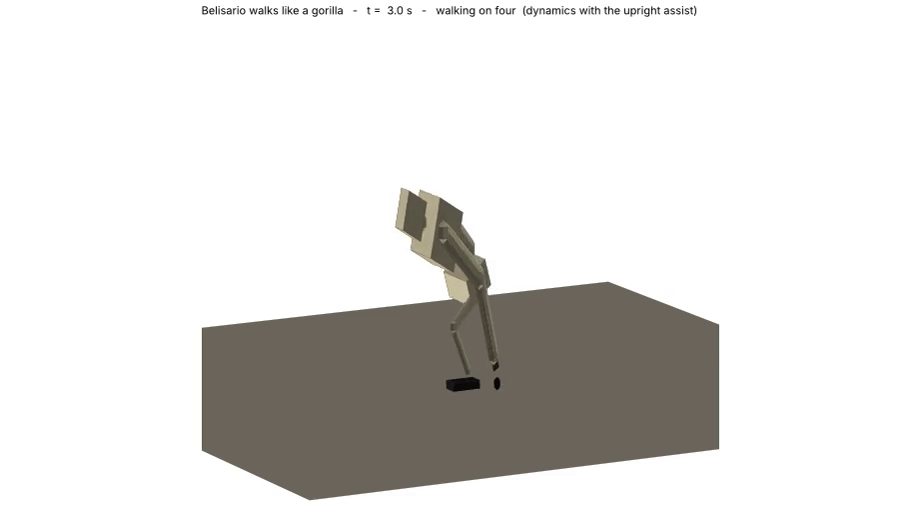

This figure's Python source:
#!/usr/bin/env python3
"""Belisario walks like a gorilla: on all fours on its knuckles (``gorilla_motions.knuckle_walk``, the lateral
sequence LH LF RH RF), rears up on two to stand a moment, drops back on four and walks on - the bare frame in its
polycarbonate casing, no armour, no weapons (``space_unit_robots.bare``), in MuJoCo; the casing drawn translucent
so the frame shows.

    python space_gorilla_walk.py                      # dynamics, the whole sequence (22 s), the movie
    python space_gorilla_walk.py --mode kinematic     # the keyframes played
    python space_gorilla_walk.py --seconds 8 --no-movie --no-assist

The timeline: walk ``--walk`` s, rise (3 s), stand (``--stand`` s), drop (3 s), walk again. As the squad sims
(``space_squad_march.py``): a PD loop on every servo tracks the keyframes within the modules' stall torque, and an
upright assist on the pelvis (a virtual gyro, a lane spring, a hold on the gait's pace) stands in for the balance
controller the design has not got. Writes ``sims/output/space_gorilla_walk.mp4`` and ``.json``.
"""
from __future__ import annotations

import argparse
import json
import math
import os
import subprocess
import sys
import tempfile
from pathlib import Path

ROOT = Path(__file__).resolve().parents[3]
sys.path.insert(0, str(ROOT / "labs" / "legged" / "designs"))
sys.path.insert(0, str(Path(__file__).resolve().parent))

import mujoco  # noqa: E402
import numpy as np  # noqa: E402

import gorilla_motions as gm  # noqa: E402
import humanoid_motions as hum  # noqa: E402
import motion_kit as mk  # noqa: E402
import space_squad_march as march_sim  # noqa: E402
import space_unit_robots as sr  # noqa: E402

OUT = march_sim.OUT
T_RISE, T_DROP = 3.0, 3.0


class Gorilla:
    """The bare frame with its timeline: walk on four, rise, stand on two, drop, walk on."""

    def __init__(self, mode, walk_s=8.0, stand_s=3.0):
        self.mode = mode
        self.robot = sr.bare()
        self.kin = mk.Kin(self.robot)
        kin = self.kin
        self.q_quad = gm.quad_pose(kin)
        self.walk = gm.knuckle_walk(kin, self.q_quad)
        self.q_stand = kin.q0.copy()
        self.h_quad = gm.PELVIS_H
        self.h_stand = hum.base_height(kin)
        self.R_quad, self.q4_quad = gm.base_rot(), gm.base_quat()         # the pelvis pitched nose-down on all fours
        self.v = float(self.walk.base["velocity_m_s"][0])
        self.t_rise = walk_s
        self.t_stand = self.t_rise + T_RISE
        self.t_drop = self.t_stand + stand_s
        self.t_walk2 = self.t_drop + T_DROP
        self.model, self.data = kin.model, mujoco.MjData(kin.model)
        m = self.model
        self.qadr = kin.qadr
        self.act_joint = [int(m.actuator_trnid[i][0]) for i in range(m.nu)]
        self.act_col = [kin.hinges.index(j) for j in self.act_joint]
        servos = {j.name: j.servo for j in self.robot.joints() if j.servo is not None}
        names = [m.joint(j).name for j in self.act_joint]
        self.kp = np.array([servos[n].kp for n in names])
        self.lim = np.array([servos[n].stall_torque for n in names])
        self.sat, self.tilt_max, self.fell = 0.0, 0.0, None
        self.x_kin = 0.0
        self.reset()

    def _gait_q(self, t):
        g = self.walk
        Q, keys = np.asarray(g.Q), len(g.t)
        s = (t % g.period) / g.period * keys
        i, f = int(s) % keys, s - int(s)
        q = self.q_quad.copy()
        q[[self.kin.index[j] for j in g.joints]] = (1 - f) * Q[i] + f * Q[(i + 1) % keys]
        return q

    def phase(self, t):
        """(q target, base speed, base height, pelvis pitch, what) at t."""
        P = gm.PELVIS_PITCH
        if t < self.t_rise:
            return self._gait_q(t), self.v, self.h_quad, P, "walking on four"
        if t < self.t_stand:
            w = mk.smooth((t - self.t_rise) / T_RISE)
            return (1 - w) * self.q_quad + w * self.q_stand, 0.0, self.h_quad + w * (self.h_stand - self.h_quad), (1 - w) * P, "rising"
        if t < self.t_drop:
            return self.q_stand, 0.0, self.h_stand, 0.0, "standing on two"
        if t < self.t_walk2:
            w = mk.smooth((t - self.t_drop) / T_DROP)
            return (1 - w) * self.q_stand + w * self.q_quad, 0.0, self.h_stand + w * (self.h_quad - self.h_stand), w * P, "dropping on four"
        return self._gait_q(t - self.t_walk2), self.v, self.h_quad, P, "walking on four"

    def reset(self):
        d = self.data
        d.qpos[:] = self.model.qpos0
        d.qpos[0:3] = [0.0, 0.0, self.h_quad + (0.01 if self.mode == "physics" else 0.0)]
        d.qpos[3:7] = self.q4_quad
        d.qpos[self.qadr] = self.phase(0.0)[0]
        d.qvel[:] = 0.0
        mujoco.mj_forward(self.model, d)

    def tilt(self):
        R = np.zeros(9)
        mujoco.mju_quat2Mat(R, self.data.qpos[3:7])
        return math.degrees(math.acos(max(-1.0, min(1.0, R.reshape(3, 3)[2, 2]))))

    def step_kinematic(self, t, dt):
        q, v, z, pitch, _ = self.phase(t)
        self.x_kin += v * dt
        d = self.data
        d.qpos[0:3] = [self.x_kin, 0.0, z]
        d.qpos[3:7] = gm.base_quat(pitch)
        d.qpos[self.qadr] = q
        mujoco.mj_kinematics(self.model, d)

    def step_physics(self, t, dt, assist):
        m, d = self.model, self.data
        n = max(1, int(round(dt / m.opt.timestep)))
        for k in range(n):
            tk = t + k * m.opt.timestep
            q_t, v, _, pitch, _ = self.phase(tk)
            q = d.qpos[self.qadr]
            tau = np.clip(self.kp * (q_t[self.act_col] - q[self.act_col]), -self.lim, self.lim)
            self.sat = max(self.sat, float(np.max(np.abs(tau) / self.lim)))
            d.ctrl[:] = tau
            d.xfrc_applied[1][:] = 0.0
            if assist > 0.0:
                R = np.zeros(9)
                mujoco.mju_quat2Mat(R, d.qpos[3:7])
                R = R.reshape(3, 3)
                up = gm.base_rot(pitch)[:, 2]                              # the pelvis's up, pitched as the phase wants
                err = np.cross(R[:, 2], up)
                w = d.qvel[3:6]
                yaw = math.atan2(R[1, 0], R[0, 0])
                torque = assist * (6000.0 * err - 400.0 * w) + np.array([0.0, 0.0, -assist * (3000.0 * yaw + 300.0 * w[2])])
                force = np.array([-assist * march_sim.V_HOLD_C * (d.qvel[0] - v), -assist * (2000.0 * d.qpos[1] + 400.0 * d.qvel[1]), 0.0])
                d.xfrc_applied[1][0:3] = force
                d.xfrc_applied[1][3:6] = torque
            mujoco.mj_step(m, d)
        self.tilt_max = max(self.tilt_max, self.tilt())
        if self.fell is None and (self.tilt() > 45.0 or d.qpos[2] < 0.25):
            self.fell = round(t, 2)

    def report(self):
        d = self.data
        return {"mass_kg": round(self.robot.total_mass(), 1), "walk_speed_m_s": self.v, "walked_m": round(float(d.qpos[0]), 3),
                "base_z_m": round(float(d.qpos[2]), 3), "tilt_max_deg": round(self.tilt_max, 1), "servo_saturation_max": round(self.sat, 3),
                "fell_at_s": self.fell, "timeline_s": {"rise": self.t_rise, "stand": self.t_stand, "drop": self.t_drop, "walk_again": self.t_walk2}}


def main(argv=None):
    ap = argparse.ArgumentParser(description="Belisario walks like a gorilla")
    ap.add_argument("--mode", choices=("physics", "kinematic"), default="physics")
    ap.add_argument("--seconds", type=float, default=22.0)
    ap.add_argument("--walk", type=float, default=8.0, help="the first walk's length [s]")
    ap.add_argument("--stand", type=float, default=3.0, help="how long it stands on two [s]")
    ap.add_argument("--no-assist", action="store_true")
    ap.add_argument("--assist", type=float, default=3.0)
    ap.add_argument("--fps", type=int, default=10)
    ap.add_argument("--out", default=None)
    ap.add_argument("--no-movie", action="store_true")
    a = ap.parse_args(argv)
    if os.environ.get("VEGETA_DEBUG") == "1" and argv is None and len(sys.argv) == 1:
        a.seconds, a.no_movie = 1.0, True
    assist = 0.0 if a.no_assist else a.assist
    OUT.mkdir(parents=True, exist_ok=True)
    g = Gorilla(a.mode, a.walk, a.stand)
    frames, t, dt = [], 0.0, 1.0 / a.fps
    while t <= a.seconds + 1e-9:
        if a.mode == "kinematic":
            g.step_kinematic(t, dt)
        else:
            g.step_physics(t, dt, assist)
        frames.append((t, *march_sim.snapshot([g]), g.phase(t)[4]))
        t += dt
    report = {"mode": a.mode, "assist": assist, "seconds": a.seconds, **g.report()}
    (OUT / "space_gorilla_walk.json").write_text(json.dumps(report, indent=1))
    if not a.no_movie:
        import matplotlib
        matplotlib.use("Agg")
        import matplotlib.pyplot as plt
        tmp = tempfile.mkdtemp()
        base = "dynamics with the upright assist" if a.mode == "physics" and assist else "dynamics, no assist" if a.mode == "physics" else "the keyframes played"
        for k, (t, geoms, centre, what) in enumerate(frames):
            fig = plt.figure(figsize=(12.8, 7.2))
            ax = fig.add_subplot(1, 1, 1, projection="3d")
            march_sim.draw_frame(ax, geoms, centre, t, f"{what}  ({base})", 2.6, elev=12.0, azim=62.0)
            ax.set_title(f"Belisario walks like a gorilla   -   t = {t:4.1f} s   -   {what}  ({base})", fontsize=11, loc="left", y=0.96)
            fig.subplots_adjust(left=0, right=1, top=1.0, bottom=0)
            fig.savefig(os.path.join(tmp, f"f{k:04d}.png"), dpi=72)
            plt.close(fig)
        out = a.out or str(OUT / "space_gorilla_walk.mp4")
        subprocess.run(["ffmpeg", "-y", "-loglevel", "error", "-framerate", str(a.fps), "-i", os.path.join(tmp, "f%04d.png"),
                        "-c:v", "libx264", "-pix_fmt", "yuv420p", "-vf", "scale=trunc(iw/2)*2:trunc(ih/2)*2", out], check=True)
        report["movie"] = out
    print(json.dumps(report, indent=1))
    return report


if __name__ == "__main__":
    main()
